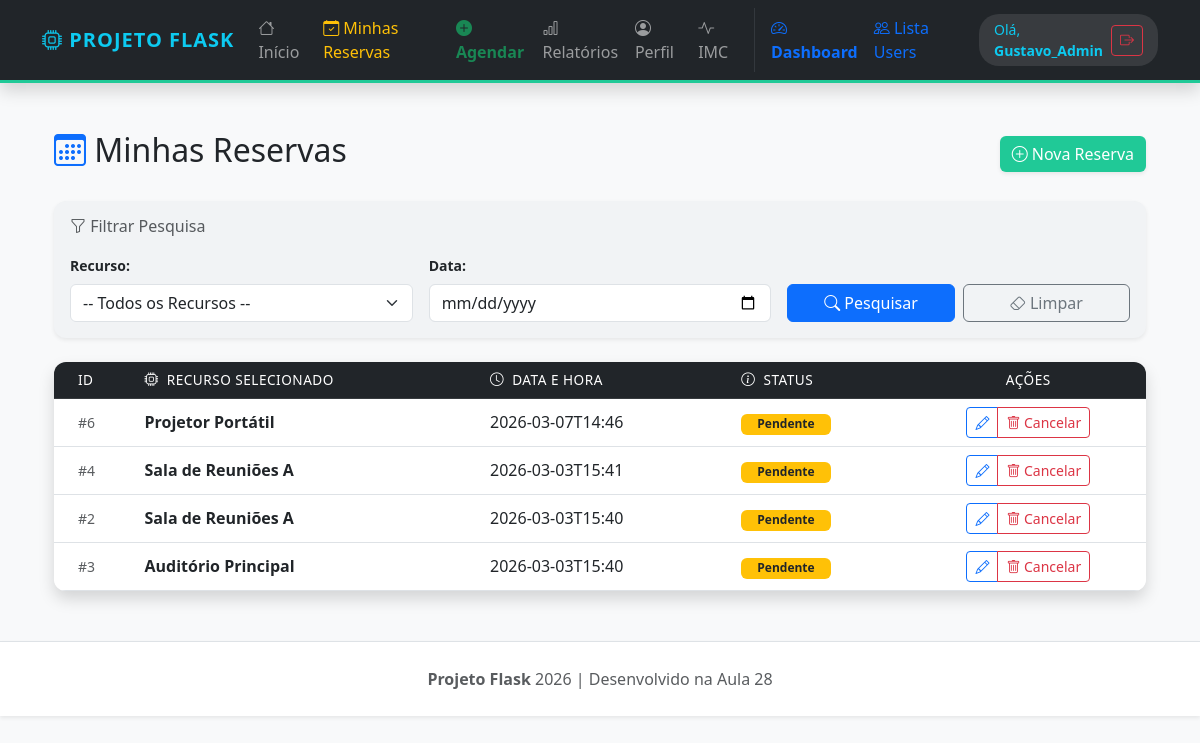
The app's page /reservas (signed in) with its own data.
### tables this page shows
CREATE TABLE reservas (
            id INTEGER PRIMARY KEY AUTOINCREMENT,
            user_id INTEGER NOT NULL,
            recurso_id INTEGER,
            servico TEXT, 
            data TEXT NOT NULL,
            status TEXT DEFAULT 'Pendente',
            FOREIGN KEY (user_id) REFERENCES users (id),
            FOREIGN KEY (recurso_id) REFERENCES recursos (id)
        );

CREATE TABLE recursos (
            id INTEGER PRIMARY KEY AUTOINCREMENT,
            nome TEXT NOT NULL,
            descricao TEXT
        );

### app.py (the view)
@app.route("/reservas")
@login_required
def listar_reservas():
    conn = get_db_connection()
    filtro_recurso = request.args.get('recurso_id')
    filtro_data = request.args.get('data')
    query = '''
        SELECT reservas.*, recursos.nome AS recurso_nome
        FROM reservas
        LEFT JOIN recursos ON reservas.recurso_id = recursos.id
        WHERE reservas.user_id = ?
    '''
    parametros = [session["user_id"]]
    if filtro_recurso:
        query += " AND reservas.recurso_id = ?"
        parametros.append(filtro_recurso)
    if filtro_data:
        query += " AND reservas.data LIKE ?"
        parametros.append(f"{filtro_data}%")
    query += " ORDER BY reservas.data DESC"
    minhas_reservas = conn.execute(query, parametros).fetchall()
    recursos = conn.execute('SELECT * FROM recursos').fetchall()
    conn.close()
    return render_template("reservas.html", reservas=minhas_reservas, recursos=recursos)

### app.py (called while the page is built)
def get_db_connection():
    base_dir = os.path.dirname(os.path.abspath(__file__))
    db_path = os.path.join(base_dir, 'database.db')
    conn = sqlite3.connect(db_path)
    conn.row_factory = sqlite3.Row
    return conn

def login_required(f):
    @wraps(f)
    def wrapper(*args, **kwargs):
        if "user" not in session:
            return redirect(url_for("login"))
        return f(*args, **kwargs)
    return wrapper

### Templates/reservas.html (shortened to what this page needs)
{% extends "base.html" %}
{% block content %}
<div class="container mt-5">
    <div class="d-flex justify-content-between align-items-center mb-4">
        <h2><i class="bi bi-calendar3 text-primary"></i> Minhas Reservas</h2>
        <a href="{{ url_for('nova_reserva') }}" class="btn btn-success shadow-sm border-0" style="background-color: #20c997;">
            <i class="bi bi-plus-circle"></i> Nova Reserva
        </a>
    </div>
    <div class="card shadow-sm mb-4 border-0" style="background-color: #f1f3f5;">
        <div class="card-body">
            <h6 class="card-title mb-3 text-muted"><i class="bi bi-funnel"></i> Filtrar Pesquisa</h6>
            <form method="GET" action="{{ url_for('listar_reservas') }}" class="row g-3">
                <div class="col-md-4">
                    <label class="form-label small fw-bold">Recurso:</label>
                    <select name="recurso_id" class="form-select">
                        <option value="">-- Todos os Recursos --</option>
                    </select>
                </div>
                <div class="col-md-4">
                    <label class="form-label small fw-bold">Data:</label>
                    <input type="date" name="data" class="form-control" value="{{ request.args.get('data') }}">
                </div>
                <div class="col-md-4 d-flex align-items-end gap-2">
                    <button type="submit" class="btn btn-primary w-100">
                        <i class="bi bi-search"></i> Pesquisar
                    </button>
                    <a href="{{ url_for('listar_reservas') }}" class="btn btn-outline-secondary w-100">
                        <i class="bi bi-eraser"></i> Limpar
                    </a>
                </div>
            </form>
        </div>
    </div>
    <div class="card shadow border-0">
        <div class="card-body p-0">
            <div class="table-responsive">
                <table class="table table-hover mb-0 align-middle">
                    <thead class="table-dark">
                        <tr>
                            <th class="ps-4">ID</th>
                            <th><i class="bi bi-cpu me-1"></i> Recurso Selecionado</th>
                            <th><i class="bi bi-clock me-1"></i> Data e Hora</th>
                            <th><i class="bi bi-info-circle me-1"></i> Status</th>
                            <th class="text-center">Ações</th>
                        </tr>
                    </thead>
                    <tbody>
                        {% for r in reservas %}
                        <tr>
                            <td class="ps-4 text-muted small">#{{ r.id }}</td>
                            <td><strong>{{ r.recurso_nome }}</strong></td>
                            <td>{{ r.data }}</td>
                            <td>
                                {% if r.status == 'Pendente' %}
                                    <span class="badge bg-warning text-dark px-3">{{ r.status }}</span>
                                {% else %}
                                    <span class="badge bg-info text-dark px-3">{{ r.status }}</span>
                                {% endif %}
                            </td>
                            <td class="text-center">
                                <div class="btn-group">
                                    <a href="{{ url_for('edit_reserva', id=r.id) }}" class="btn btn-sm btn-outline-primary">
                                        <i class="bi bi-pencil"></i>
                                    </a>
                                    <a href="{{ url_for('delete_reserva', id=r.id) }}" class="btn btn-sm btn-outline-danger" onclick="return confirm('Deseja cancelar esta reserva?')">
                                        <i class="bi bi-trash"></i> Cancelar
                                    </a>
                                </div>
                            </td>
                        </tr>
                        {% endfor %}
                    </tbody>
                </table>
            </div>
        </div>
    </div>
</div>
{% endblock %}

### Templates/base.html (shortened to what this page needs)
<!DOCTYPE html>
<html lang="pt">
<head>
    <link href="https://cdn.jsdelivr.net/npm/bootstrap@5.3.0/dist/css/bootstrap.min.css" rel="stylesheet">
    <link rel="stylesheet" href="https://cdn.jsdelivr.net/npm/bootstrap-icons@1.11.1/font/bootstrap-icons.css">
</head>
<body>
    <nav class="navbar navbar-expand-lg navbar-dark bg-dark mb-4 shadow">
        <div class="container">
            <a class="navbar-brand text-info" href="{{ url_for('home') }}">
                <i class="bi bi-cpu"></i> PROJETO FLASK
            </a>
            <div class="collapse navbar-collapse" id="navbarNav">
                <div class="navbar-nav ms-auto align-items-center">
                    <a class="nav-link" href="{{ url_for('home') }}"><i class="bi bi-house"></i> Início</a>
                    {% if session.get("user") %}
                        <a class="nav-link text-warning" href="{{ url_for('listar_reservas') }}">
                            <i class="bi bi-calendar-check"></i> Minhas Reservas
                        </a>
                        <a class="nav-link text-success fw-bold" href="{{ url_for('nova_reserva') }}">
                            <i class="bi bi-plus-circle-fill"></i> Agendar
                        </a>
                        <a class="nav-link" href="{{ url_for('relatorios_dashboard') }}">
                            <i class="bi bi-bar-chart"></i> Relatórios
                        </a>
                        <a class="nav-link" href="{{ url_for('perfil') }}"><i class="bi bi-person-circle"></i> Perfil</a>
                        <a class="nav-link" href="{{ url_for('imc_page') }}"><i class="bi bi-activity"></i> IMC</a>
                        {% if session.get("user") == "Gustavo_Admin" %}
                            <a class="nav-link text-primary fw-bold" href="{{ url_for('dashboard') }}">
                                <i class="bi bi-speedometer2"></i> Dashboard
                            </a>
                            <a class="nav-link text-primary" href="{{ url_for('list_users') }}">
                                <i class="bi bi-people"></i> Lista Users
                            </a>
                        {% endif %}
                        <div class="user-greeting ms-lg-3 d-flex align-items-center">
                            <span class="text-info small me-2">Olá, <strong>{{ session['user'] }}</strong></span>
                            <a class="btn btn-sm btn-outline-danger" href="{{ url_for('logout') }}">
                                <i class="bi bi-box-arrow-right"></i>
                            </a>
                        </div>
                    {% else %}
                        <a class="nav-link" href="{{ url_for('sobre') }}">Sobre</a>
                        <a class="nav-link" href="{{ url_for('contactos') }}">Contactos</a>
                        <a class="btn btn-outline-info btn-sm ms-lg-3" href="{{ url_for('login') }}">
                            <i class="bi bi-person-lock"></i> Entrar
                        </a>
                    {% endif %}
                </div>
            </div>
        </div>
    </nav>
    <main class="container">
        {% block content %}{% endblock %}
    </main>
    <footer class="footer text-center border-top shadow-sm">
        <div class="container">
            <p class="mb-0 text-muted">
                <strong>Projeto Flask</strong> 2026 | Desenvolvido na Aula 28
            </p>
        </div>
    </footer>
</body>
</html>

### Templates/base.html (style rules this page uses)
body { background-color: #f8f9fa; }
.navbar { border-bottom: 3px solid #20c997; }
.nav-link { transition: 0.3s; }
.footer { background: #fff; margin-top: 50px; padding: 25px; }
.navbar-brand { font-weight: bold; letter-spacing: 1px; }
.user-greeting { background: rgba(255,255,255,0.1); border-radius: 20px; padding: 5px 15px; }

### Templates/reservas.html (style rules this page uses)
.table thead th { font-weight: 500; text-transform: uppercase; font-size: 0.85rem; letter-spacing: 0.5px; }
.card { border-radius: 12px; overflow: hidden; }

### records on screen
reservas: id "6", recurso_nome "Projetor Portátil", data "2026-03-07T14:46", status "Pendente"
reservas: id "4", recurso_nome "Sala de Reuniões A", data "2026-03-03T15:41", status "Pendente"
reservas: id "2", recurso_nome "Sala de Reuniões A", data "2026-03-03T15:40", status "Pendente"
reservas: id "3", recurso_nome "Auditório Principal", data "2026-03-03T15:40", status "Pendente"

### other values on screen
{{ session['user'] }} "Gustavo_Admin"
